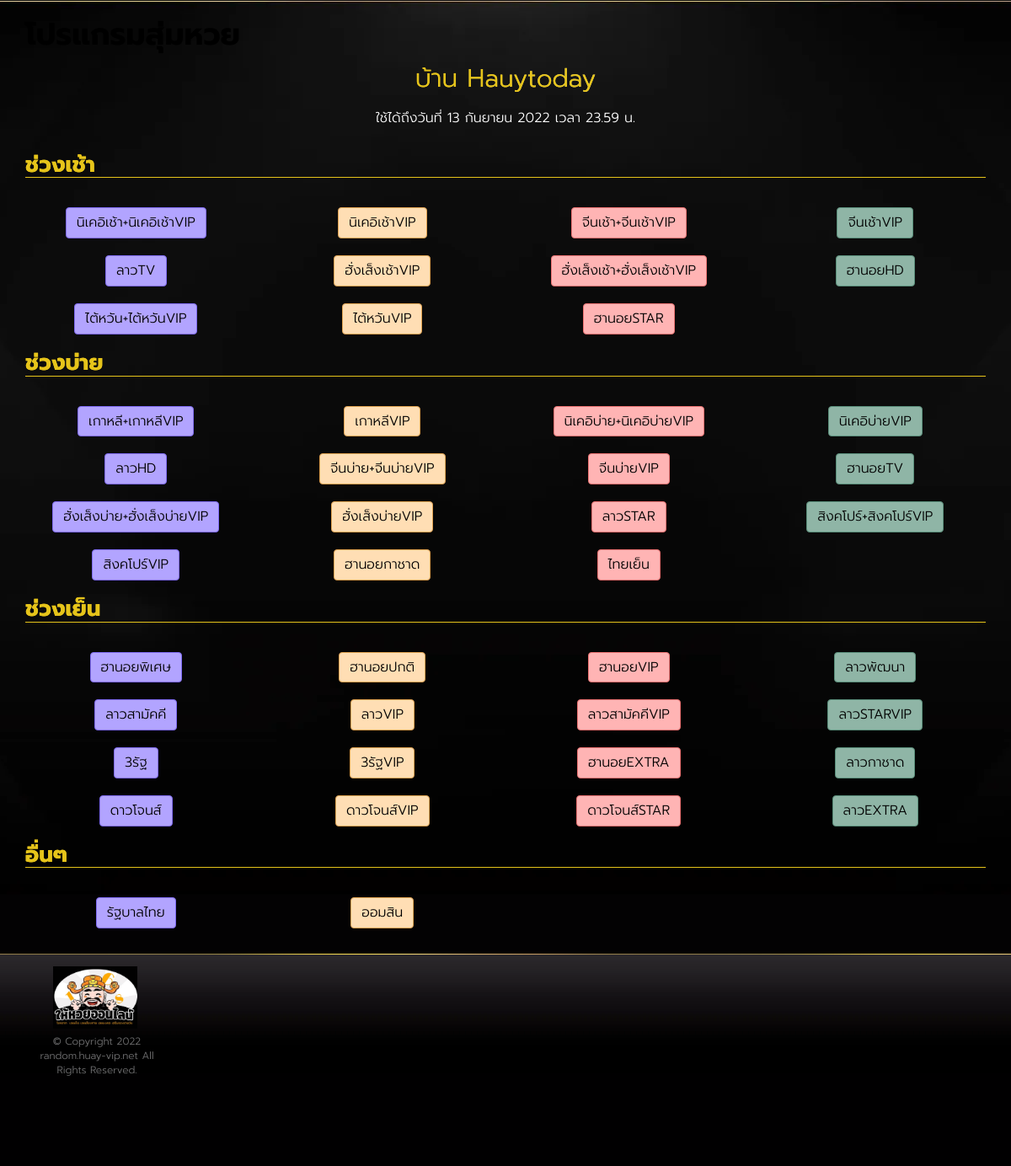
The page /huaytoday on the database as committed earlier.
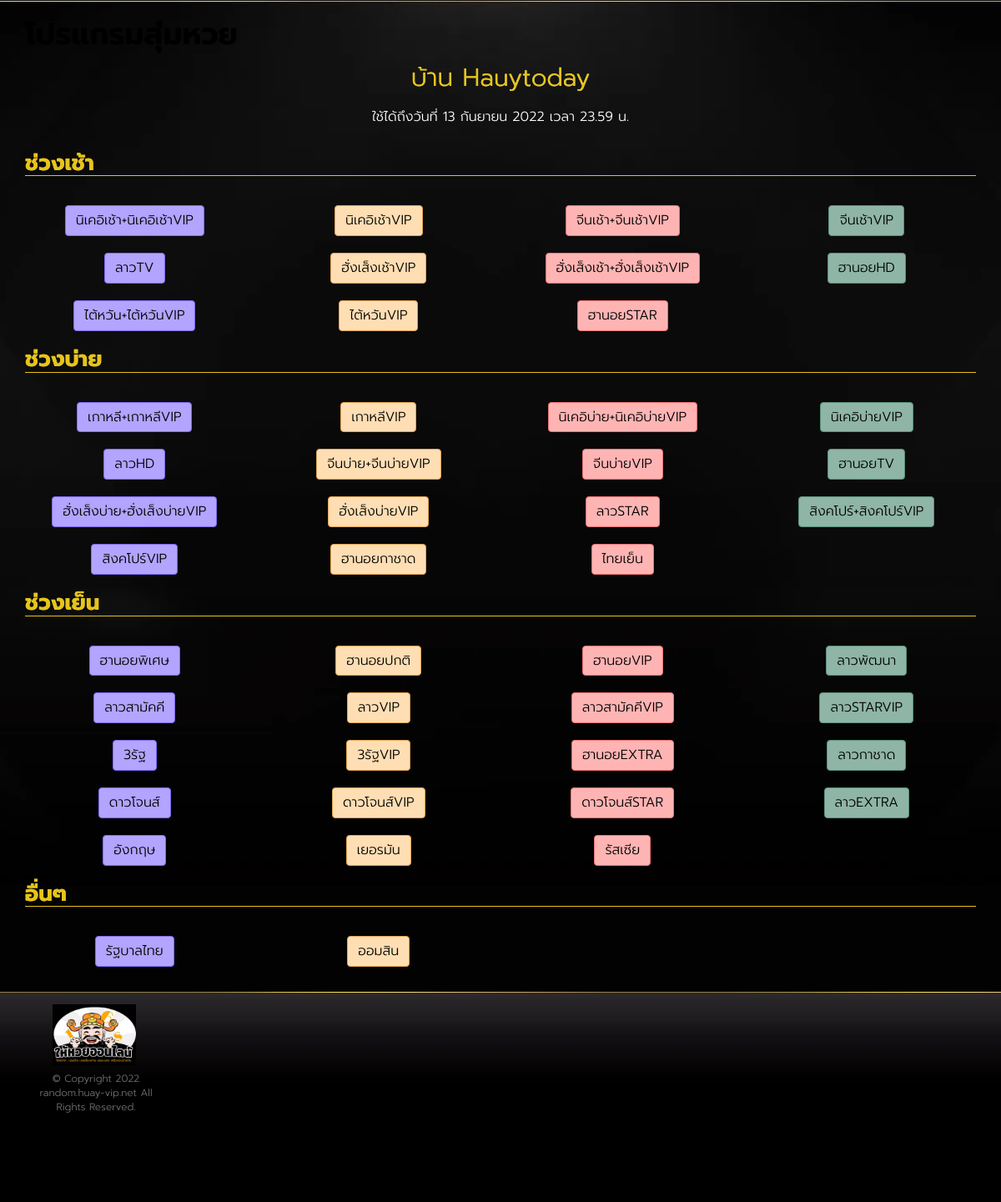
The same page on the database as committed later.
### huayrandom/models.py (models this page shows, shortened)
class ProfileModel(models.Model):
    user = models.OneToOneField(User, on_delete=models.CASCADE)
    house_name = models.CharField(default='None', max_length=255)
    usertype = models.CharField(default='random', max_length=255)
    status = models.BooleanField(default=True)
    expire_date = models.DateTimeField(null=True, blank=True)
    credit_shop = models.BooleanField(default=True)
    random_mode = models.CharField(default='random_any', max_length=255)

class HuayListModel(models.Model):
    short_name = models.CharField(default='None', max_length=255)
    full_name = models.CharField(default='None', max_length=255)
    page_name = models.CharField(default='None', max_length=255)
    time = models.TimeField()
    link = models.CharField(default='None', max_length=255)

### huayrandom/views.py (the view)
# urls.py: path('<str:username>', Home, name='home'),
def Home(request, username):
    context = {}
    context['username'] = username
    resultCheckExpire = CheckExpireDate(username)
    if resultCheckExpire == "ตัดสิทธิ์แล้ว":
        request.session['expire'] = 'ตัดสิทธิ์แล้ว'
    else:
        resultCheckExpire = ""
    try:
        userObject = User.objects.get(username=username)
        profileObject = ProfileModel.objects.get(user=userObject)
        day = profileObject.expire_date.strftime("%d")
        month = profileObject.expire_date.strftime("%m")
        year = profileObject.expire_date.strftime("%Y")
        thaiMonth = ConvertToThaiMonth(month)
        expireDateThai = "{} {} {}".format(day, thaiMonth, year)
        huayTypeObject = HuayTypeModel.objects.filter(user=userObject)
        huayLinkMorningList = []
        btnColorList = []
        huayFullNameMorningList = []
        huayLinkAfternoonList = []
        huayFullNameAfternoonList = []
        huayLinkEveningList = []
        huayFullNameEveningList = []
        huayLinkOtherList = []
        huayFullNameOtherList = []
        i = 1
        listPurple = [1, 5, 9, 13, 17, 21, 25, 29]
        listOrange = [2, 6, 10, 14, 18, 22, 26, 30]
        listPink = [3, 7, 11, 15, 19, 23, 27, 31]
        listGreen = [4, 8, 12, 16, 20, 24, 28, 32]
        for item in huayTypeObject:
            time = str(item.huay_list.time)
            if time == "07:00:00":
                huayLinkMorningList.append(item.huay_list.link)
                huayFullNameMorningList.append(item.huay_list.full_name)
            elif time == "13:00:00":
                huayLinkAfternoonList.append(item.huay_list.link)
                huayFullNameAfternoonList.append(item.huay_list.full_name)
            elif time == "19:00:00":
                huayLinkEveningList.append(item.huay_list.link)
                huayFullNameEveningList.append(item.huay_list.full_name)
            elif time == "20:00:00":
                huayLinkOtherList.append(item.huay_list.link)
                huayFullNameOtherList.append(item.huay_list.full_name)
            if i in listPurple:
                btnColorList.append('purple')
            elif i in listOrange:
                btnColorList.append('orange')
            elif i in listPink:
                btnColorList.append('pink')
            elif i in listGreen:
                btnColorList.append('green')
            i += 1
        zipDataForLoopMorning = zip(
            huayFullNameMorningList, huayLinkMorningList, btnColorList)
        zipDataForLoopAfternoon = zip(
            huayFullNameAfternoonList, huayLinkAfternoonList, btnColorList)
        zipDataForLoopEvening = zip(
            huayFullNameEveningList, huayLinkEveningList, btnColorList)
        zipDataForLoopOther = zip(
            huayFullNameOtherList, huayLinkOtherList, btnColorList)
        context['houseNameThai'] = profileObject.house_name
        context['expireDateThai'] = expireDateThai
        context['zipDataForLoopMorning'] = zipDataForLoopMorning
        context['zipDataForLoopAfternoon'] = zipDataForLoopAfternoon
        context['zipDataForLoopEvening'] = zipDataForLoopEvening
        context['zipDataForLoopOther'] = zipDataForLoopOther
        if 'expire' in request.session:
            context['expire'] = request.session['expire']
            context['username'] = username
            request.session['expire'] = ''  # clear stuck error in session
        return render(request, 'index.html', context)
    except:
        request.session['error'] = 'ไม่มีบ้านดังกล่าว'
        return redirect('index')

### huayrandom/views.py (called while the page is built)
def ConvertToThaiMonth(month):
    if month == '01':
        thaiMonth = 'มกราคม'
    elif month == '02':
        thaiMonth = 'กุมภาพันธ์'
    elif month == '03':
        thaiMonth = 'มีนาคม'
    elif month == '04':
        thaiMonth = 'เมษายน'
    elif month == '05':
        thaiMonth = 'พฤษภาคม'
    elif month == '06':
        thaiMonth = 'มิถุนายน'
    elif month == '07':
        thaiMonth = 'กรกฎาคม'
    elif month == '08':
        thaiMonth = 'สิงหาคม'
    elif month == '09':
        thaiMonth = 'กันยายน'
    elif month == '10':
        thaiMonth = 'ตุลาคม'
    elif month == '11':
        thaiMonth = 'พฤศจิกายน'
    elif month == '12':
        thaiMonth = 'ธันวาคม'
    return thaiMonth

def CheckExpireDate(username):
    try:
        userObject = User.objects.get(username=username)
        profileObject = ProfileModel.objects.get(user=userObject)
        expireDate = profileObject.expire_date
        expireDateNewFormat = expireDate.strftime("%Y%m%d%H%M")
        timeNow = datetime.now() + relativedelta(hours=7)
        currentTime = timeNow.strftime("%Y%m%d%H%M")
        if currentTime >= expireDateNewFormat:
            return "ตัดสิทธิ์แล้ว"
    except:
        pass

### huayrandom/templates/index.html (shortened to what this page needs)
{% extends 'component/layout.html' %}
{%block content%}
<div class="wrap">
  <section class="slot-home-body">
    <div class="container">
      <div>
        <h1 class="black-font">โปรแกรมสุ่มหวย</h1>
        <div class="shine-text font-size-30 text-center">บ้าน {{houseNameThai}}</div>
        <p class="text-center">ใช้ได้ถึงวันที่ {{expireDateThai}} เวลา 23.59 น.</p>
      </div>
      <div class="row">
        <div class="col-md-12">
          <div class="top-slot-list">
            <div class="row">
              <div class="col-xs-12">
              <h2 class="title shine-text underline">ช่วงเช้า</h2>
              </div>
              {%for item1,item2,item3 in zipDataForLoopMorning%}
              <div class="col-lg-3 col-md-3 col-sm-3 col-xs-6 mt-5">
                <a href="/result/{{username}}/{{item2}}" class="btn btn-{{item3}}">{{item1}}</a>
              </div>
              {%endfor%}
            </div>
            <div class="row">
              <div class="col-xs-12">
              <h2 class="title shine-text underline">ช่วงบ่าย</h2>
              </div>
              {%for item1,item2,item3 in zipDataForLoopAfternoon%}
              <div class="col-lg-3 col-md-3 col-sm-3 col-xs-6 mt-5">
                <a href="/result/{{username}}/{{item2}}" class="btn btn-{{item3}}">{{item1}}</a>
              </div>
              {%endfor%}
            </div>
            <div class="row">
              <div class="col-xs-12">
              <h2 class="title shine-text underline">ช่วงเย็น</h2>
              </div>
              {%for item1,item2,item3 in zipDataForLoopEvening%}
              <div class="col-lg-3 col-md-3 col-sm-3 col-xs-6 mt-5">
                <a href="/result/{{username}}/{{item2}}" class="btn btn-{{item3}}">{{item1}}</a>
              </div>
              {%endfor%}
            </div>
            <div class="row">
              <div class="col-xs-12">
              <h2 class="title shine-text underline">อื่นๆ</h2>
              </div>
              {%for item1,item2,item3 in zipDataForLoopOther%}
              <div class="col-lg-3 col-md-3 col-sm-3 col-xs-6 mt-5">
                <a href="/result/{{username}}/{{item2}}" class="btn btn-{{item3}}">{{item1}}</a>
              </div>
              {%endfor%}
            </div>
          </div>
        </div>
      </div>
    </div>
  </section>
</div>
{%endblock content%}

### huayrandom/templates/component/layout.html (shortened to what this page needs)
<!DOCTYPE html>
<html lang="th">
<head>
  <link href="/static/assets/css/bootstrap.min.css" rel="stylesheet">
  <link href="/static/assets/css/style.css?v=220529062562" rel="stylesheet">
  <link href="/static/assets/css/style-custom.css" rel="stylesheet">
  <link href="/static/assets/css/font-awesome/css/font-awesome.min.css" rel="stylesheet">
</head>
<body>
  {%block content%} {%endblock content%}
  <footer class="footer">
    <div class="container">
      <div class="row">
        <div class="col-md-2">
          <ul class="bank-list">
            <li class="d-flex justify-content-center">
              <img src="/static/images/logo/logo.png" alt="" style="margin-bottom:7px;width:100px">
            </li>
            <li>
              <p class="text-center">© Copyright 2022
                <a href="/">
                  random.huay-vip.net</a> All Rights Reserved.
              </p>
              <br><br><br><br><br>
            </li>
          </ul>
        </div>
        <div class="col-md-6">
        </div>
      </div>
    </div>
  </footer>
</body>
</html>

### static/assets/css/style.css (style rules this page uses)
body { background: #030203; color: #fff; font-family: 'Prompt-Light'; font-size: 21px; }
h1, h2, h3 { color: #e6c41a; font-family: 'Prompt' }
h2.title, h3.title { font-size: 26px; border-bottom: 1px solid #e6c41a }
a { color: #fff; -moz-transition: ease .3s; -o-transition: ease .3s; -webkit-transition: ease .3s; transition: ease .3s }
p { font-family: Helvetica, Arial, sans-sarif; font-size: 16px; line-height: 1.4 }
.wrap { background: url("/static/images/background/bkg_livecasino.webp") top center no-repeat; padding-top: 1px }
.shine-text { background: linear-gradient(to right, #e6c41a 20%, #ffffff 40%, #ffffff 60%, #e6c41a 80%); background-size: 200% auto; color: #e6c41a; background-clip: text; text-fill-color: transparent; -webkit-background-clip: text; animation: shine 2s linear infinite; margin-bottom: 15px }
.footer { min-height: 136px; background: url("/static/images/component/bkg_top.webp") repeat-x; background-color: #010001; z-index: 99; border: 0 !important; margin-bottom: 0; margin-top: 30px; position: relative; z-index: 10; padding-top: 15px; color: #fff }
.footer:after { content: ''; left: 0; top: 0; background: url("/static/images/component/line_bkg_top.webp") repeat-x; height: 1px; width: 100%; position: absolute }
.footer .bank-list, .footer .contact-list, .footer .platform-list { list-style: none; padding: 0 }
.footer .bank-list li, .footer .contact-list li, .footer .platform-list li { display: inline-block; vertical-align: middle }
.footer .bank-list li+li, .footer .contact-list li+li, .footer .platform-list li+li { margin-left: 5px }
.btn { font-size: 22px }

### static/assets/css/style-custom.css (style rules this page uses)
body { font-family: "Prompt-Light" !important; font-size: 10px; background-image: url("/static/images/background/bdg.webp"); }
.black-font { color:black; }
.btn-purple { color:#000; background-color: #B2A4FF; border-color:#7f6bf5; }
.btn-pink { color:#000; background-color: #FFB4B4; border-color:#ee7272; }
.btn-orange { color:#000; background-color: #FFDEB4; border-color:#e1a250; }
.btn-green { color:#000; background-color: #8fb5a6; border-color:#5A8F7B; }
p { font-family: "Prompt-Light", sans-serif !important; }
.footer, .footer a, .footer p { color: #707071 !important; font-size: 12px !important; }
.mt-5 { margin-top: 20px; }
.btn { font-size: 16px; }
.font-size-30 { font-size: 30px !important; }
.d-flex { display: flex !important; }
.justify-content-center { justify-content: center; }
.row .col-lg-3, .row .col-md-4, .row .col-sm-6 { justify-content: center; display: flex; }

Rows that differ between the two databases and show on the page:
added HuayListModel: zipDataForLoopEvening "อังกฤษ"
added HuayListModel: zipDataForLoopEvening "เยอรมัน"
added HuayListModel: zipDataForLoopEvening "รัสเซีย"
